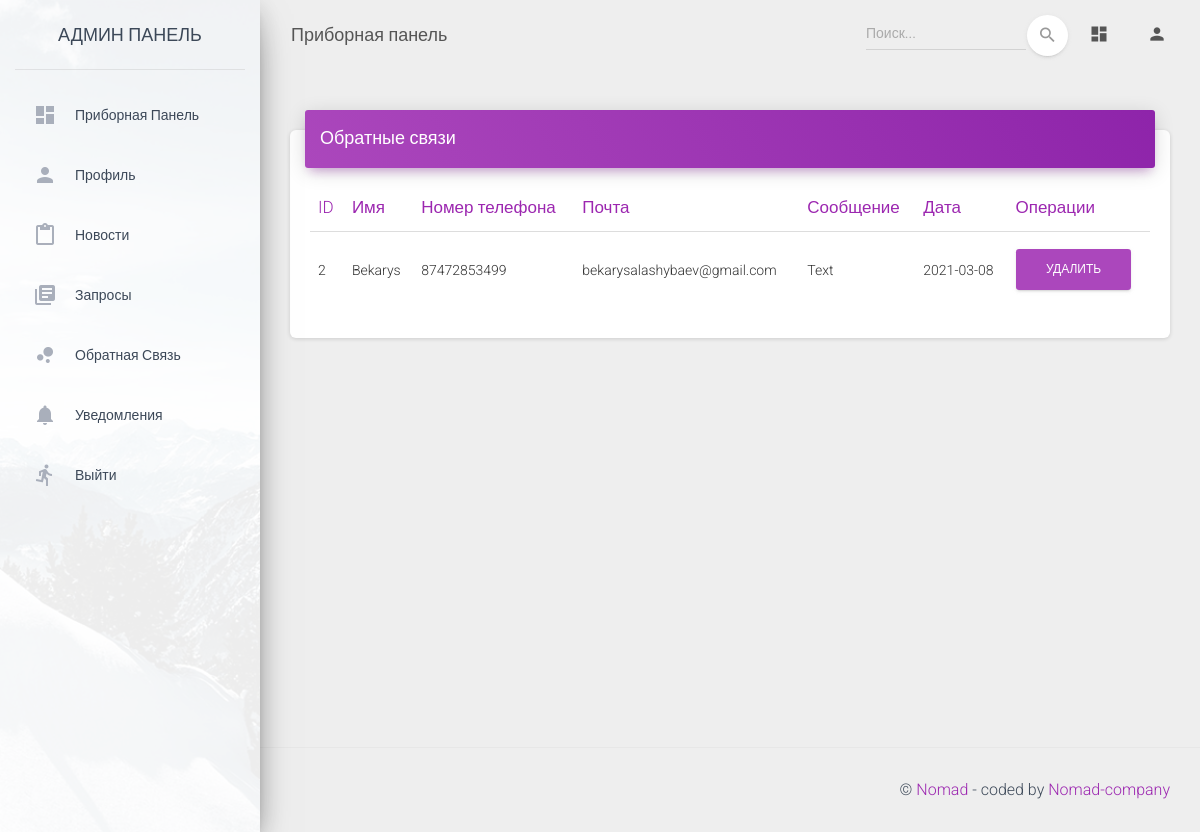
Page /admin-panel/contacts (signed in) on the earlier database version.
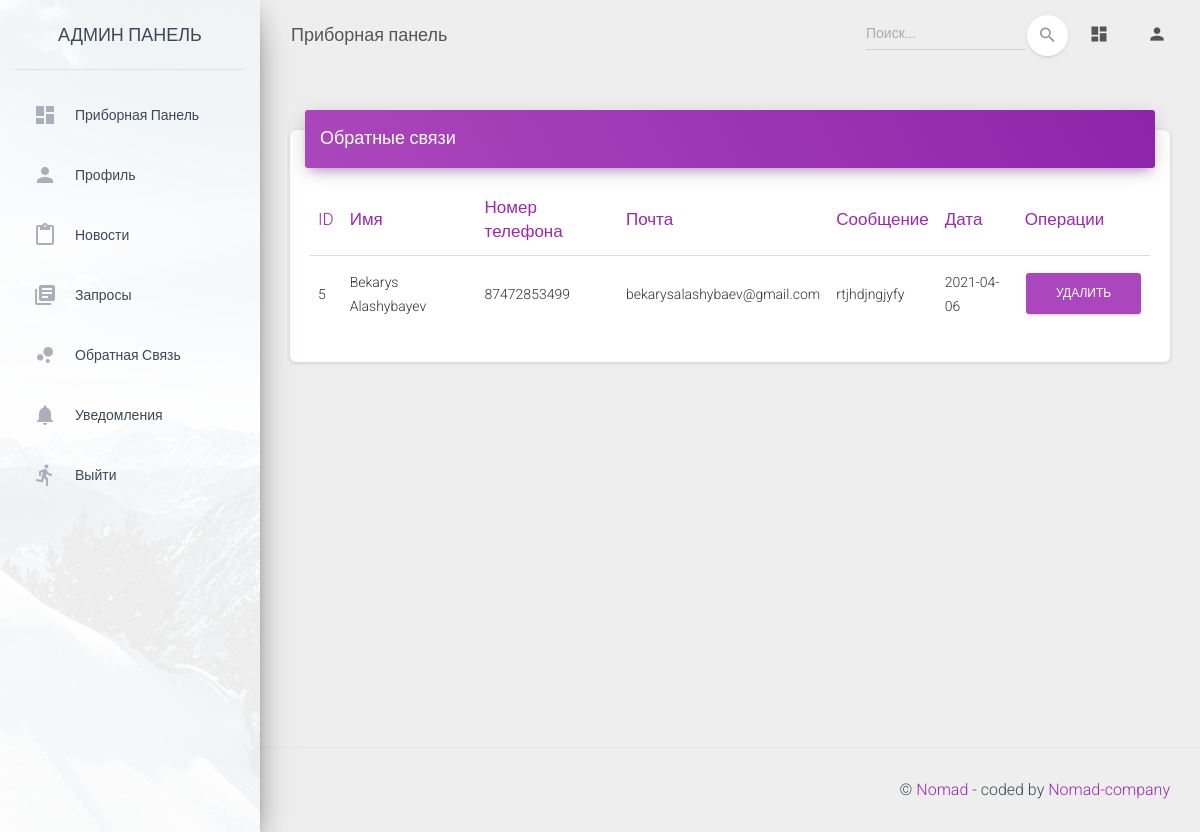
Same page on the later database version.
### mainsite/models.py (models this page shows, shortened)
class ContactForm(models.Model):
    name = models.CharField(max_length=255)
    email = models.CharField(max_length=255)
    phone = models.CharField(max_length=255)
    description = models.TextField()
    created_at = models.DateTimeField(auto_now_add=True)

### app/views.py (the view)
# urls.py: path('contacts', contactforms, name='contactforms'),
@login_required(login_url="/admin-panel/login/")
def contactforms(request):
    list = ContactForm.objects.all()
    context = {"list": list}
    context['segment'] = 'contactforms'
    html_template = loader.get_template('contact-forms.html')
    return HttpResponse(html_template.render(context, request))

### core/templates/contact-forms.html (shortened to what this page needs)
{% extends "layouts/base.html" %}
{% block content %}
        <div class="row">
            <div class="col-md-12">
              <div class="card">
                <div class="card-header card-header-primary">
                  <h4 class="card-title ">Обратные связи</h4>
                </div>
                <div class="card-body">
                  <div class="table-responsive">
                    <table class="table">
                      <thead class=" text-primary">
                        <th>
                          ID
                        </th>
                        <th>
                          Имя
                        </th>
                        <th>
                          Номер телефона
                        </th>
                        <th>
                          Почта
                        </th>
                        <th>
                          Сообщение
                        </th>
                        <th>
                          Дата
                        </th>
                        <th>
                          Операции
                        </th>
                      </thead>
                      <tbody>
                        {% for l in list %}
                            <tr>
                                <td>{{ l.pk }}</td>
                                <td>{{ l.name }}</td>
                                <td>{{ l.phone }}</td>
                                <td>{{ l.email}}</td>
                                <td>{{ l.description}}</td>
                                <td>{{ l.created_at|date:"Y-m-d" }}</td>
                                <td><a href="/admin-panel/contact/delete/{{ l.pk }}"
                                                           class="btn confirm-delete"
                                                           data-toggle="modal" data-target="#confirmDeleteModal"
                                                           id='deleteButton{{ l.pk }}' style="background-color: #ab47bc;">Удалить</a></td>
                            </tr>
                         {% endfor %}
                      </tbody>
                    </table>
                  </div>
                </div>
              </div>
            </div>
        </div>
{% endblock content %}

### core/templates/layouts/base.html (shortened to what this page needs)
<!DOCTYPE html>
<html lang="en">
<head>
  <link rel="stylesheet" href="https://maxcdn.bootstrapcdn.com/font-awesome/latest/css/font-awesome.min.css">
  <link href="/static/assets/css/material-dashboard.css?v=2.1.1" rel="stylesheet" />
  <link href="/static/assets/demo/demo.css" rel="stylesheet" />
</head>
<body class="">
  <div class="wrapper ">
    {% include 'includes/sidebar.html' %}
    <div class="main-panel">
      {% include 'includes/navigation.html' %}
      <div class="content">
        <div class="container-fluid">
          {% block content %}{% endblock content %}
        </div>
      </div>
      {% include 'includes/footer.html' %}
    </div>
  </div>
</body>
</html>

### core/templates/includes/sidebar.html
    <div class="sidebar" data-color="purple" data-background-color="white" data-image="/static/assets/img/sidebar-1.jpg">
      <div class="logo">
        <a href="/admin-panel" class="simple-text logo-normal">
          Админ панель
        </a>
      </div>
      {% if user.is_authenticated %}
      <div class="sidebar-wrapper">
        <ul class="nav">
          <li class="nav-item {% if 'index' == segment %} active {% endif %}">
            <a class="nav-link" href="/admin-panel">
              <i class="material-icons">dashboard</i>
              <p>Приборная панель</p>
            </a>
          </li>
          <li class="nav-item {% if 'page-user' in segment %} active {% endif %}">
            <a class="nav-link" href="{% url 'profile' %}">
              <i class="material-icons">person</i>
              <p>Профиль</p>
            </a>
          </li>
          <li class="nav-item {% if 'ui-tables' in segment %} active {% endif %}">
            <a class="nav-link" href="{% url 'admin-news' %}">
              <i class="material-icons">content_paste</i>
              <p>Новости</p>
            </a>
          </li>
          <li class="nav-item {% if 'ui-typography' in segment %} active {% endif %}">
            <a class="nav-link" href="{% url 'requests' %}">
              <i class="material-icons">library_books</i>
              <p>Запросы</p>
            </a>
          </li>
          <li class="nav-item {% if 'ui-icons' in segment %} active {% endif %}">
            <a class="nav-link" href="{% url 'contactforms' %}">
              <i class="material-icons">bubble_chart</i>
              <p>Обратная связь</p>
            </a>
          </li>
          <li class="nav-item {% if 'ui-notifications' in segment %} active {% endif %}">
            <a class="nav-link" href="#">
              <i class="material-icons">notifications</i>
              <p>Уведомления</p>
            </a>
          </li>
          <li class="nav-item ">
            <a class="nav-link" href="{% url 'logout' %}" >
              <i class="material-icons">directions_run</i>
              <p>Выйти</p>
            </a>
          </li>
        </ul>
      </div>
      {% endif %}
    </div>

### core/templates/includes/navigation.html (shortened to what this page needs)
      <nav class="navbar navbar-expand-lg navbar-transparent navbar-absolute fixed-top ">
        <div class="container-fluid">
          <div class="navbar-wrapper">
            <a class="navbar-brand" href="#">Приборная панель</a>
          </div>
          {% if user.is_authenticated %}
          <div class="collapse navbar-collapse justify-content-end">
            <form class="navbar-form">
              <div class="input-group no-border">
                <input type="text" value="" class="form-control" placeholder="Поиск...">
                <button type="submit" class="btn btn-white btn-round btn-just-icon">
                  <i class="material-icons">search</i>
                  <div class="ripple-container"></div>
                </button>
              </div>
            </form>
            <ul class="navbar-nav">
              <li class="nav-item">
                <a class="nav-link" href="#">
                  <i class="material-icons">dashboard</i>
                </a>
              </li>
              <li class="nav-item dropdown">
                <a class="nav-link" href="#pablo" id="navbarDropdownProfile" data-toggle="dropdown" aria-haspopup="true" aria-expanded="false">
                  <i class="material-icons">person</i>
                </a>
              </li>
            </ul>
          </div>
          {% endif %}
        </div>
      </nav>

### core/templates/includes/footer.html (shortened to what this page needs)
    <footer class="footer">
        <div class="container-fluid">
          <div class="copyright float-right">
            &copy; <a target="_blank" rel="noopener noreferrer"
                      href="">Nomad</a>
                      - coded by <a target="_blank" rel="noopener noreferrer" href="https://appseed.us">Nomad-company</a>
          </div>
        </div>
    </footer>

Differences in the rows shown:
removed ContactForm: pk "2", name "Bekarys", phone "87472853499", email "bekarysalashybaev@gmail.com", description "Text", created_at "2021-03-08"
added ContactForm: pk "5", name "Bekarys Alashybayev", phone "87472853499", email "bekarysalashybaev@gmail.com", description "rtjhdjngjyfy", created_at "2021-04-06"
